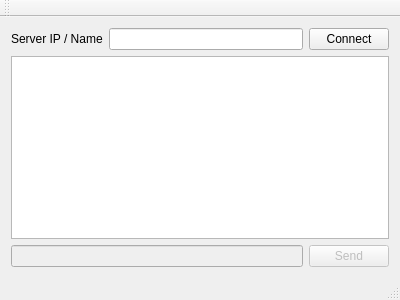
<?xml version="1.0" encoding="UTF-8"?>
<ui version="4.0">
 <class>MainWindow</class>
 <widget class="QMainWindow" name="MainWindow">
  <property name="geometry">
   <rect>
    <x>0</x>
    <y>0</y>
    <width>400</width>
    <height>300</height>
   </rect>
  </property>
  <property name="windowTitle">
   <string>MainWindow</string>
  </property>
  <widget class="QWidget" name="centralWidget">
   <layout class="QVBoxLayout" name="verticalLayout">
    <item>
     <layout class="QHBoxLayout" name="horizontalLayout_2">
      <item>
       <widget class="QLabel" name="label">
        <property name="text">
         <string>Server IP / Name</string>
        </property>
       </widget>
      </item>
      <item>
       <widget class="QLineEdit" name="eIp"/>
      </item>
      <item>
       <widget class="QPushButton" name="btnConnect">
        <property name="text">
         <string>Connect</string>
        </property>
       </widget>
      </item>
     </layout>
    </item>
    <item>
     <widget class="QTextEdit" name="log">
      <property name="readOnly">
       <bool>true</bool>
      </property>
     </widget>
    </item>
    <item>
     <layout class="QHBoxLayout" name="horizontalLayout">
      <item>
       <widget class="QLineEdit" name="eMessage">
        <property name="enabled">
         <bool>false</bool>
        </property>
       </widget>
      </item>
      <item>
       <widget class="QPushButton" name="btnSend">
        <property name="enabled">
         <bool>false</bool>
        </property>
        <property name="text">
         <string>Send</string>
        </property>
       </widget>
      </item>
     </layout>
    </item>
   </layout>
  </widget>
  <widget class="QMenuBar" name="menuBar">
   <property name="geometry">
    <rect>
     <x>0</x>
     <y>0</y>
     <width>400</width>
     <height>22</height>
    </rect>
   </property>
  </widget>
  <widget class="QToolBar" name="mainToolBar">
   <attribute name="toolBarArea">
    <enum>TopToolBarArea</enum>
   </attribute>
   <attribute name="toolBarBreak">
    <bool>false</bool>
   </attribute>
  </widget>
  <widget class="QStatusBar" name="statusBar"/>
 </widget>
 <layoutdefault spacing="6" margin="11"/>
 <resources/>
 <connections/>
</ui>
